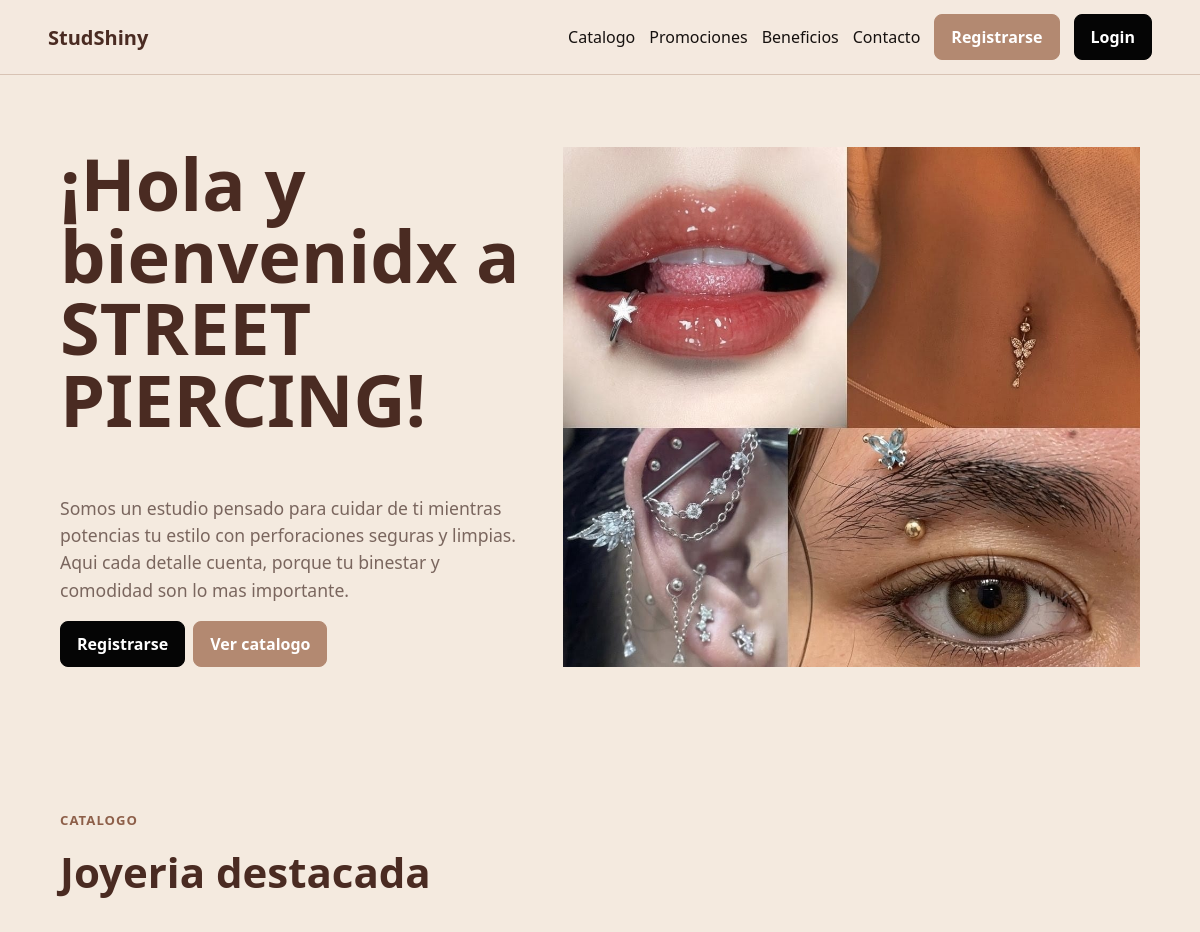
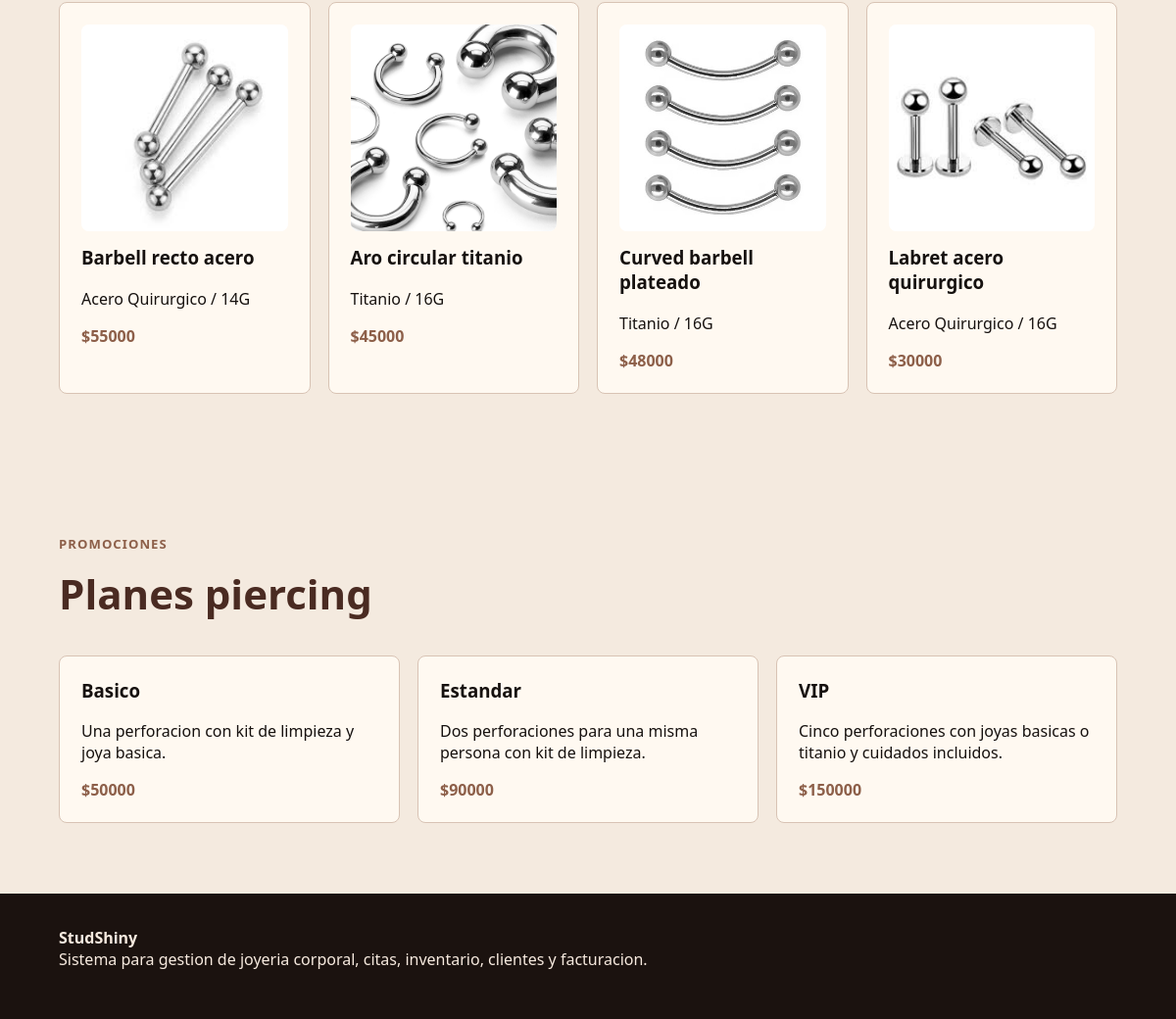
The page / on the database its author committed (2 pictures, top to bottom).
### core/models.py (models this page shows, shortened)
class Producto(models.Model):
    ESTADOS = [
        ("DISPONIBLE", "Disponible"),
        ("AGOTADO", "Agotado"),
    ]
    nombre = models.CharField(max_length=120)
    categoria = models.CharField(max_length=60)
    material = models.CharField(max_length=60)
    color = models.CharField(max_length=40)
    calibre = models.CharField(max_length=40, blank=True)
    medida = models.CharField(max_length=40, blank=True)
    precio = models.DecimalField(max_digits=10, decimal_places=2, validators=[MinValueValidator(1)])
    stock = models.PositiveIntegerField(default=0)
    stock_minimo = models.PositiveIntegerField(default=5)
    descripcion = models.TextField(blank=True)
    imagen = models.CharField(max_length=255, blank=True)
    en_promocion = models.BooleanField(default=False)
    estado = models.CharField(max_length=20, choices=ESTADOS, default="DISPONIBLE")
    creado = models.DateTimeField(auto_now_add=True)
    actualizado = models.DateTimeField(auto_now=True)
    class Meta:
        ordering = ["categoria", "nombre"]

class Promocion(models.Model):
    nombre = models.CharField(max_length=80)
    descripcion = models.TextField(blank=True)
    precio = models.DecimalField(max_digits=10, decimal_places=2, validators=[MinValueValidator(1)])
    activa = models.BooleanField(default=True)
    class Meta:
        ordering = ["precio"]

### core/views.py (the view)
# urls.py: path("", views.inicio, name="inicio"),
def inicio(request):
    return render(
        request,
        "core/public/inicio.html",
        {
            "configuracion": configuracion_actual(),
            "productos": Producto.objects.filter(estado="DISPONIBLE")[:4],
            "promociones": Promocion.objects.filter(activa=True)[:3],
            "galeria": GaleriaTrabajo.objects.filter(visible=True)[:4],
            "form": SolicitudCitaForm(),
        },
    )

### core/views.py (called while the page is built)
def configuracion_actual():
    return ConfiguracionEstudio.objects.first() or ConfiguracionEstudio.objects.create()

### core/templates/core/public/inicio.html (shortened to what this page needs)
{% extends "core/base.html" %}
{% load static %}
{% block content %}
<header class="hero">
    <section>
        <h1>¡Hola y bienvenidx a STREET PIERCING!</h1>
        <p class="lead">Somos un estudio pensado para cuidar de ti mientras potencias tu estilo con perforaciones seguras y limpias.
Aqui cada detalle cuenta, porque tu binestar y comodidad son lo mas importante.</p>
        <div class="actions">
            <a class="button" href="{% url 'registro' %}">Registrarse</a>
            <a class="button secondary" href="{% url 'catalogo' %}">Ver catalogo</a>
        </div>
    </section>
    <img class="hero-img" src="{% static 'core/images/home-collage.jpeg' %}" alt="Trabajos StudShiny">
</header>
<section class="section">
    <p class="eyebrow">Catalogo</p>
    <h2>Joyeria destacada</h2>
    <div class="grid">
        {% for producto in productos %}
            <article class="card">
                {% if producto.imagen %}<img class="product-img" src="{% static producto.imagen %}" alt="{{ producto.nombre }}">{% endif %}
                <h3>{{ producto.nombre }}</h3>
                <p>{{ producto.material }} / {{ producto.calibre }}</p>
                <strong class="price">${{ producto.precio|floatformat:0 }}</strong>
            </article>
        {% endfor %}
    </div>
</section>
<section class="section">
    <p class="eyebrow">Promociones</p>
    <h2>Planes piercing</h2>
    <div class="grid">
        {% for promo in promociones %}
            <article class="card">
                <h3>{{ promo.nombre }}</h3>
                <p>{{ promo.descripcion }}</p>
                <strong class="price">${{ promo.precio|floatformat:0 }}</strong>
            </article>
        {% endfor %}
    </div>
</section>
{% endblock %}

### core/templates/core/base.html (shortened to what this page needs)
{% load static %}
<!DOCTYPE html>
<html lang="es">
<head>
    <link rel="stylesheet" href="{% static 'core/styles.css' %}">
</head>
<body>
    <nav class="nav">
        <a class="brand" href="{% url 'inicio' %}">StudShiny</a>
        <div class="nav-links">
            <a href="{% url 'catalogo' %}">Catalogo</a>
            <a href="{% url 'promociones' %}">Promociones</a>
            <a href="{% url 'beneficios' %}">Beneficios</a>
            <a href="{% url 'contacto' %}">Contacto</a>
            {% if user.is_authenticated and user.is_staff %}
                <a class="button light" href="{% url 'admin_dashboard' %}">Panel admin</a>
            {% elif user.is_authenticated %}
                <a class="button light" href="{% url 'cliente_dashboard' %}">Mi panel</a>
                <form class="logout-form" action="{% url 'logout' %}" method="post">
                    {% csrf_token %}
                    <button class="button danger" type="submit">Cerrar sesión</button>
                </form>
            {% else %}
                <a class="button secondary" href="{% url 'registro' %}">Registrarse</a>
                <a class="button" href="{% url 'login' %}">Login</a>
            {% endif %}
        </div>
    </nav>
    {% block content %}{% endblock %}
    <footer class="footer">
        <strong>StudShiny</strong>
        <p>Sistema para gestion de joyeria corporal, citas, inventario, clientes y facturacion.</p>
    </footer>
</body>
</html>

### core/static/core/styles.css (style rules this page uses)
:root { --cream: #f4eadf; --paper: #fff9f1; --terracotta: #b38971; --terracotta-dark: #8d5f49; --coffee: #4a2b22; --ink: #16110f; --muted: #7a665e; --line: #d8c3b4; --danger: #9d2d24; --success: #26633a; }
* { box-sizing: border-box; }
body { margin: 0; background: var(--cream); color: var(--ink); font-family: "Segoe UI", Arial, sans-serif; }
a { color: inherit; text-decoration: none; }
img { max-width: 100%; display: block; }
.nav { position: sticky; top: 0; z-index: 5; display: flex; align-items: center; justify-content: space-between; gap: 18px; padding: 14px clamp(18px, 4vw, 64px); background: rgba(244, 234, 223, .97); border-bottom: 1px solid var(--line); }
.nav-links { display: flex; align-items: center; gap: 14px; flex-wrap: wrap; }
.brand { color: var(--coffee); font-weight: 900; font-size: 1.25rem; }
.button, button { display: inline-flex; justify-content: center; align-items: center; border: 1px solid #050505; border-radius: 8px; background: #050505; color: #fff; font-weight: 800; padding: 11px 16px; cursor: pointer; }
.button.secondary { background: var(--terracotta); border-color: var(--terracotta); }
.hero, .section, .admin-page { padding: clamp(38px, 6vw, 76px) clamp(18px, 5vw, 72px); }
.hero { min-height: 72vh; display: grid; grid-template-columns: minmax(0, 1fr) minmax(320px, 1.25fr); gap: 42px; align-items: center; }
.hero-img { width: 100%; min-height: 420px; object-fit: cover; }
h1, h2, h3, p { margin-top: 0; }
h1 { font-size: clamp(38px, 6vw, 76px); line-height: 1; color: var(--coffee); }
h2 { font-size: clamp(26px, 4vw, 42px); color: var(--coffee); }
.lead { color: var(--muted); font-size: 1.1rem; line-height: 1.55; }
.eyebrow { color: var(--terracotta-dark); font-weight: 900; text-transform: uppercase; letter-spacing: .08em; font-size: .82rem; }
.grid { display: grid; grid-template-columns: repeat(auto-fit, minmax(230px, 1fr)); gap: 18px; }
.card, .panel { background: var(--paper); border: 1px solid var(--line); border-radius: 8px; padding: 22px; }
.product-img { width: 100%; aspect-ratio: 1/1; object-fit: cover; border-radius: 8px; background: #fff; margin-bottom: 14px; }
.price { color: var(--terracotta-dark); font-weight: 900; }
.actions { display: flex; flex-wrap: wrap; gap: 8px; }
.footer { padding: 34px clamp(18px, 5vw, 72px); background: #1b120f; color: #f7eadf; }

### rows shown on the page
Producto: imagen (picture), nombre "Barbell recto acero", material "Acero Quirurgico", calibre "14G", precio "55000"
Producto: imagen (picture), nombre "Aro circular titanio", material "Titanio", calibre "16G", precio "45000"
Producto: imagen (picture), nombre "Curved barbell plateado", material "Titanio", calibre "16G", precio "48000"
Producto: imagen (picture), nombre "Labret acero quirurgico", material "Acero Quirurgico", calibre "16G", precio "30000"
Promocion: nombre "Basico", descripcion "Una perforacion con kit de limpieza y joya basica.", precio "50000"
Promocion: nombre "Estandar", descripcion "Dos perforaciones para una misma persona con kit de limpieza.", precio "90000"
Promocion: nombre "VIP", descripcion "Cinco perforaciones con joyas basicas o titanio y cuidados incluidos.", precio "150000"
